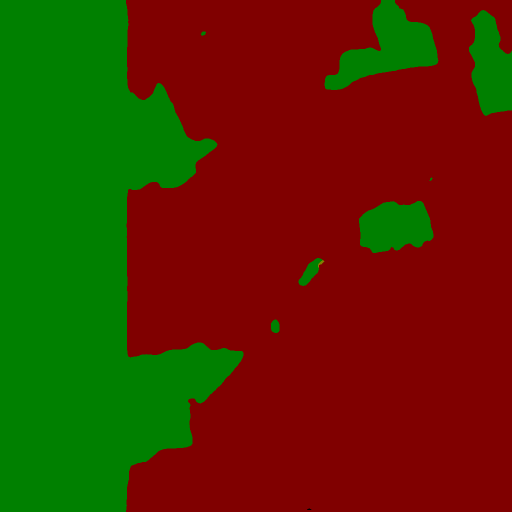
#> input picture output_img/new_test/a2fpn/patch/seq1_000000_0_0.png, 1024 x 1024 px (shown at 1/2 size); its folder holds 4 pictures in this run
$ python concat.py
#> lines starting #> are read from the running program, lines starting #| are printed output that depends on the picture
import os
import cv2
import numpy as np

# 定义每组图像的大小和行列数
image_size = (1024, 1024)
rows = 2
columns = 4

# 定义文件夹路径
input_folder = "output_img/new_test/a2fpn/patch"
output_folder = "output_img/new_test/a2fpn/concat"

# 创建保存拼接图像的文件夹
if not os.path.exists(output_folder):
    os.makedirs(output_folder)

def concat_images():
    # 初始化字典来存储每组图像的名称和路径
    image_groups = {}
    # 获取输入文件夹中的所有图像文件并进行排序
    image_files = sorted(os.listdir(input_folder))
    # 遍历图像文件列表并将图像按组存储到字典中
    for image_file in image_files:
        image_name = image_file.split("_")[0] + image_file.split("_")[1]
        if image_name not in image_groups:
            image_groups[image_name] = []
        image_path = os.path.join(input_folder, image_file)
        image_groups[image_name].append(image_path)
    return image_groups

# 定义函数来拼接图像
def concatenate_images(image_paths):
    # 创建一个空白画布来存放拼接后的图像
    canvas = np.zeros((rows * image_size[1], columns * image_size[0], 3), dtype=np.uint8)

    # 遍历每张图像的路径和对应的行列位置并进行拼接
    for i, image_path in enumerate(image_paths):
        row = i // columns
        column = i % columns
        image = cv2.imread(image_path)
#> image is the input picture: shape (1024, 1024, 3); mean B, G, R 0, 44.3, 83.7
        canvas[row * image_size[1]:(row + 1) * image_size[1],
               column * image_size[0]:(column + 1) * image_size[0]] = image
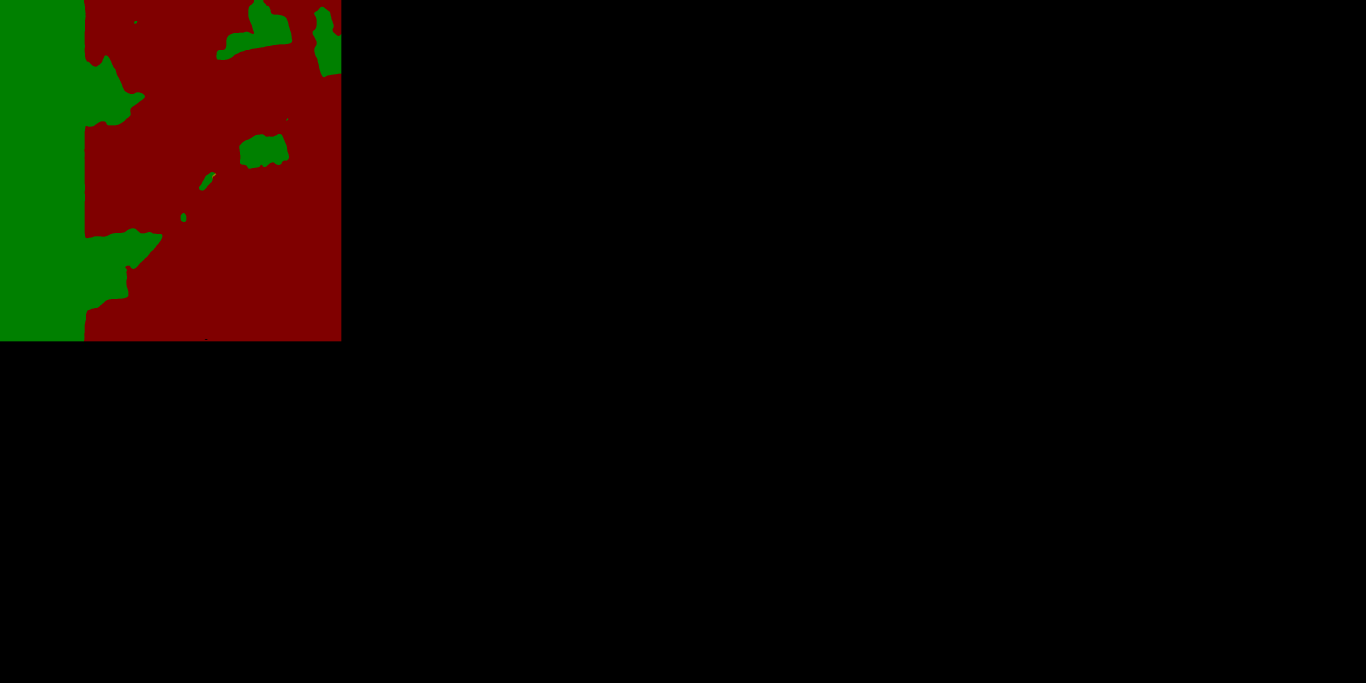
#> canvas: shape (2048, 4096, 3) (shown at 1/3 size); mean B, G, R 0, 5.5, 10.5

    return canvas

if __name__ == '__main__':
    # 遍历字典中的每组图像并进行拼接和保存
    image_groups = concat_images()
    for image_name, image_paths in image_groups.items():
        concat_image = concatenate_images(image_paths)
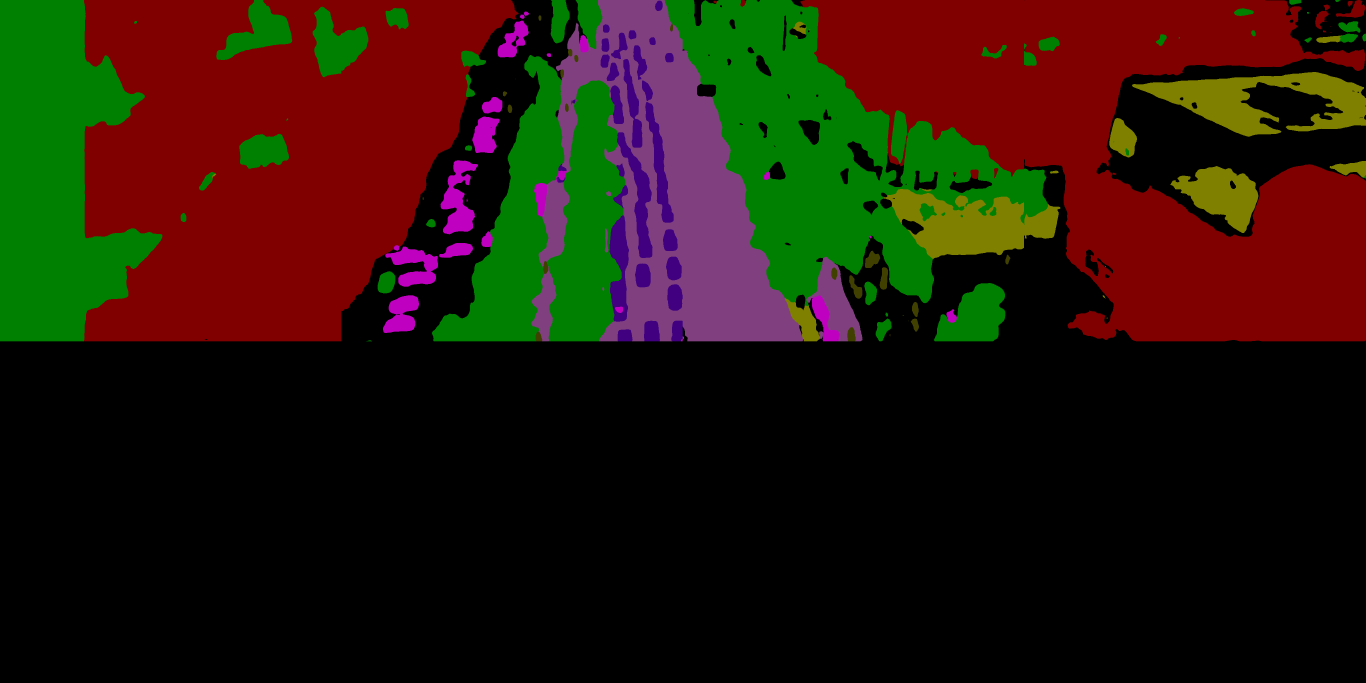
#> concat_image: shape (2048, 4096, 3) (shown at 1/3 size); mean B, G, R 8.1, 22.3, 37.9
        output_name = image_name + ".png"
        output_path = os.path.join(output_folder, output_name)

        # 将NumPy数组转换回图像格式并保存
        cv2.imwrite(output_path, concat_image)
    print("图像拼接完成！")

$ run again, on output_img/new_test/a2fpn/patch/seq1_000000_0_4.png
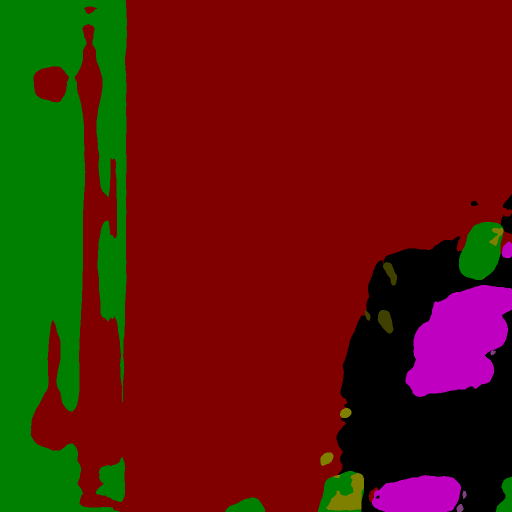
#> input picture output_img/new_test/a2fpn/patch/seq1_000000_0_4.png, 1024 x 1024 px (shown at 1/2 size)
#> in concatenate_images, image is the input picture: shape (1024, 1024, 3); mean B, G, R 8.1, 25.5, 91.7
#> in concatenate_images, `canvas[row * image_size[1]:(row + 1) * image_size[1], column * image_s..`:
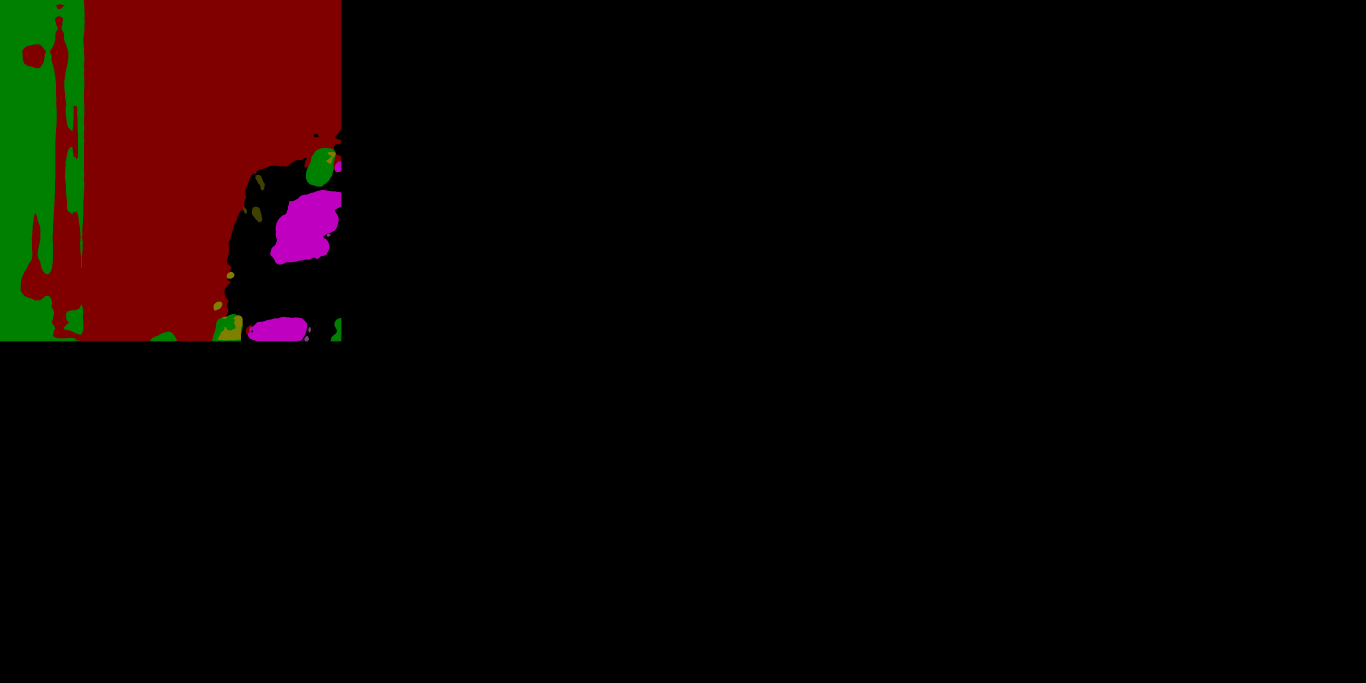
#> canvas: shape (2048, 4096, 3) (shown at 1/3 size); mean B, G, R 1, 3.2, 11.5

$ run again, on output_img/new_test/a2fpn/patch/seq1_000000_0_5.png
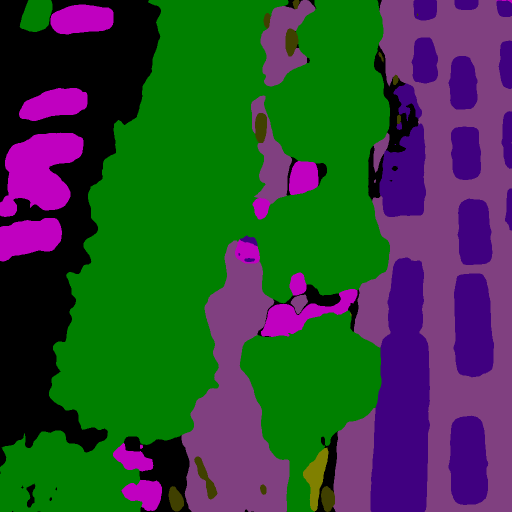
#> input picture output_img/new_test/a2fpn/patch/seq1_000000_0_5.png, 1024 x 1024 px (shown at 1/2 size)
#> in concatenate_images, image is the input picture: shape (1024, 1024, 3); mean B, G, R 55.2, 71.1, 48.6
#> in concatenate_images, `canvas[row * image_size[1]:(row + 1) * image_size[1], column * image_s..`:
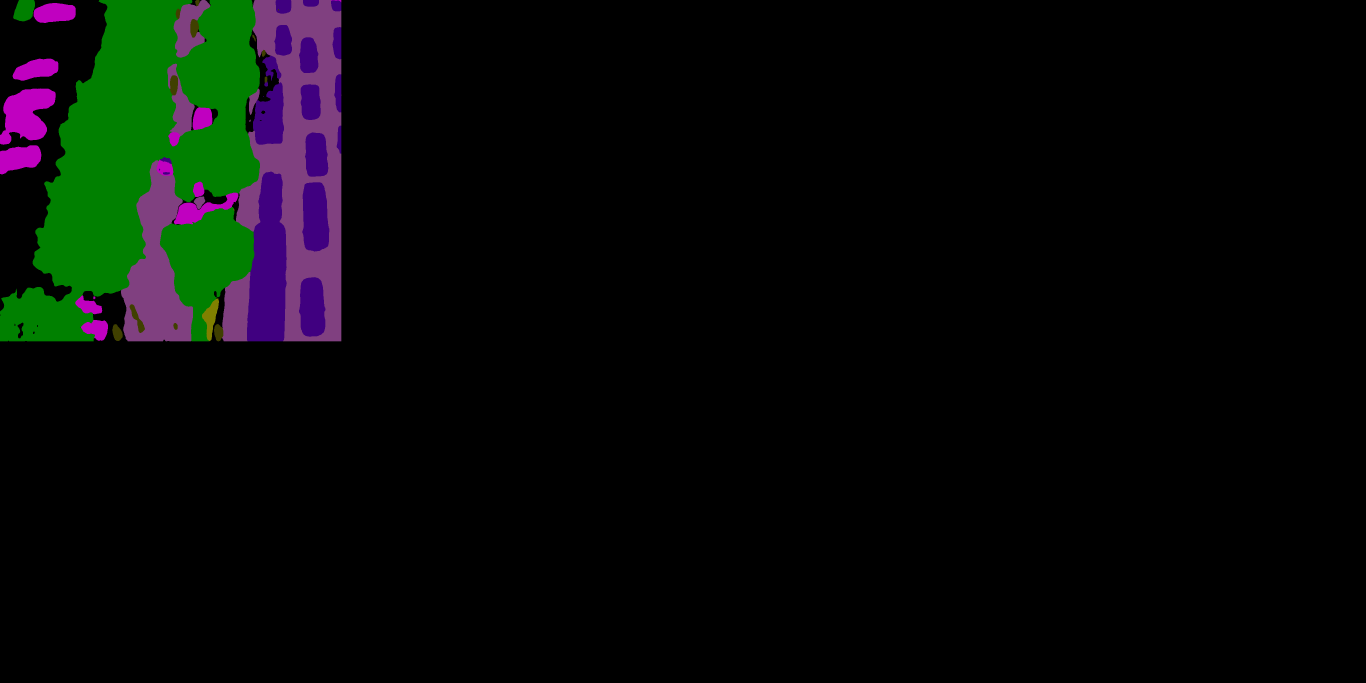
#> canvas: shape (2048, 4096, 3) (shown at 1/3 size); mean B, G, R 6.9, 8.9, 6.1

$ run again, on output_img/new_test/a2fpn/patch/seq1_000000_0_6.png
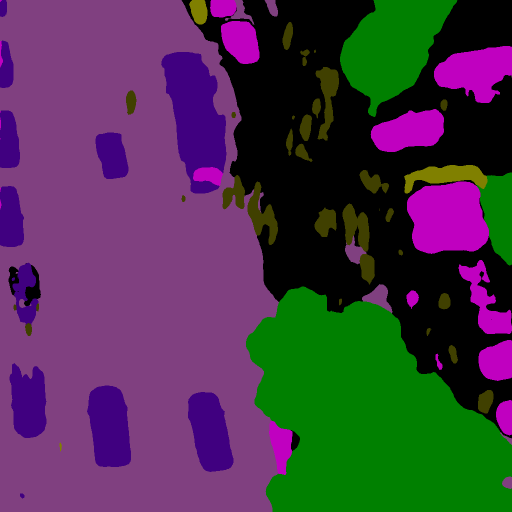
#> input picture output_img/new_test/a2fpn/patch/seq1_000000_0_6.png, 1024 x 1024 px (shown at 1/2 size)
#> in concatenate_images, image is the input picture: shape (1024, 1024, 3); mean B, G, R 73.6, 53.4, 71.5
#> in concatenate_images, `canvas[row * image_size[1]:(row + 1) * image_size[1], column * image_s..`:
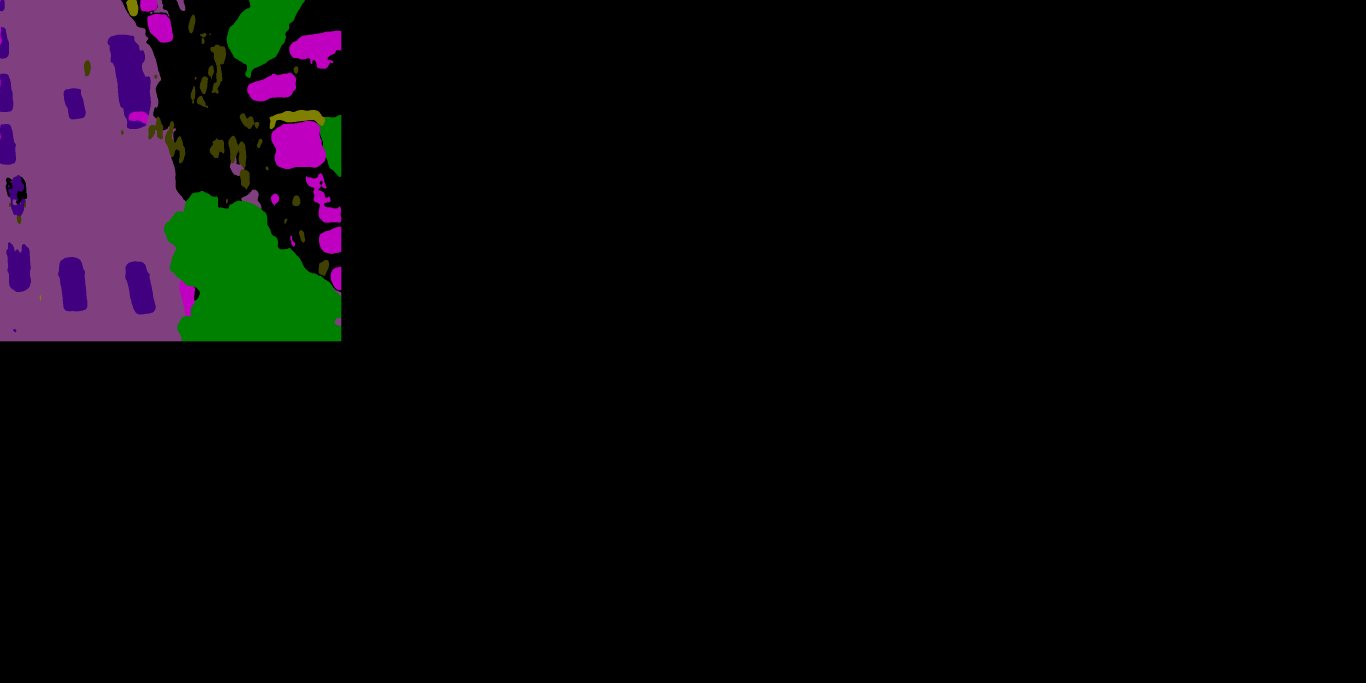
#> canvas: shape (2048, 4096, 3) (shown at 1/3 size); mean B, G, R 9.2, 6.7, 8.9

$ run again, on output_img/new_test/a2fpn/patch/seq1_000000_0_1.png
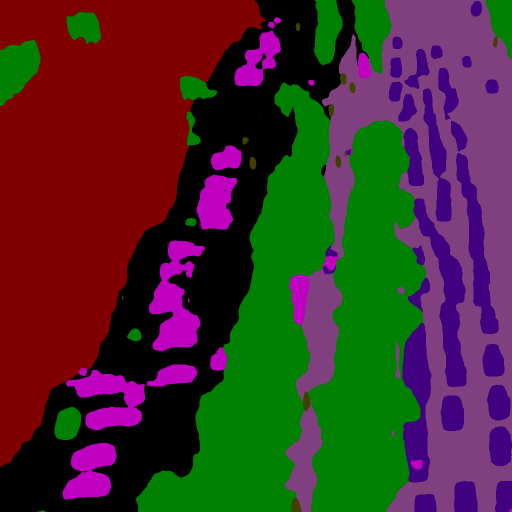
#> input picture output_img/new_test/a2fpn/patch/seq1_000000_0_1.png, 1024 x 1024 px (shown at 1/2 size)
#> in concatenate_images, image is the input picture: shape (1024, 1024, 3); mean B, G, R 42.2, 45.6, 69
#> in concatenate_images, `canvas[row * image_size[1]:(row + 1) * image_size[1], column * image_s..`:
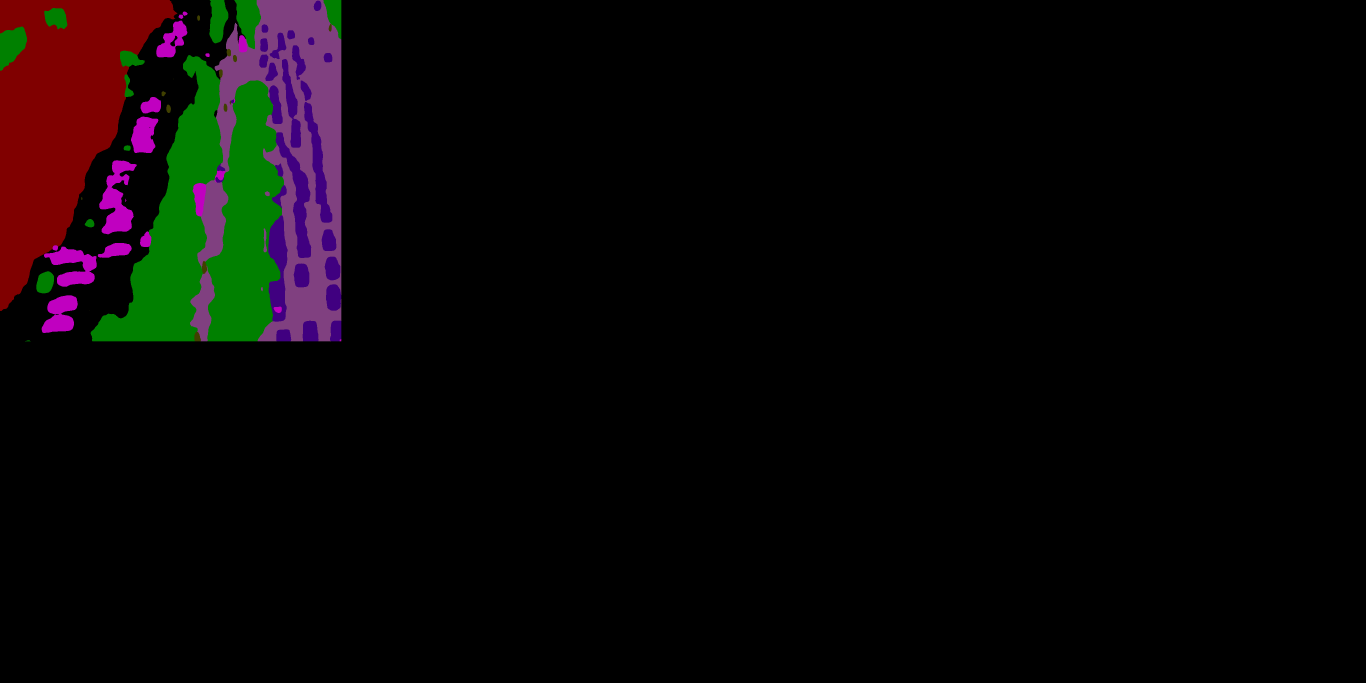
#> canvas: shape (2048, 4096, 3) (shown at 1/3 size); mean B, G, R 5.3, 5.7, 8.6
